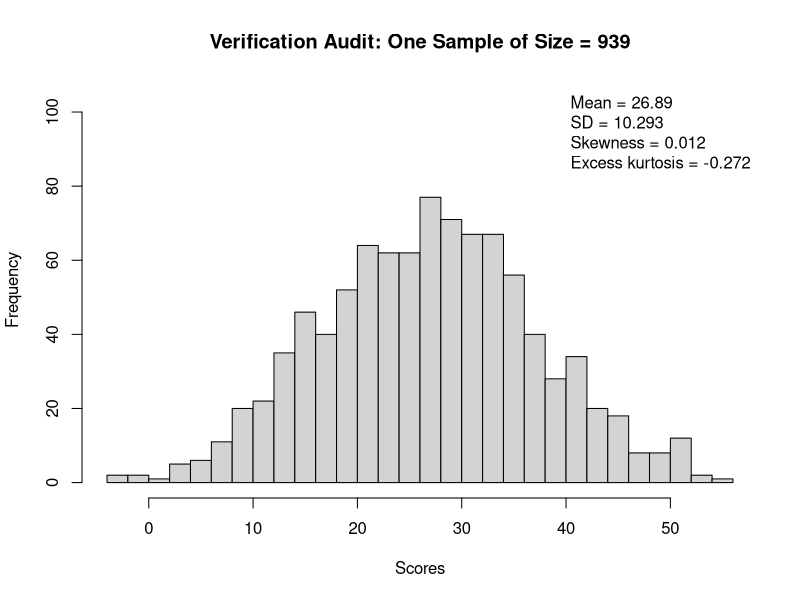
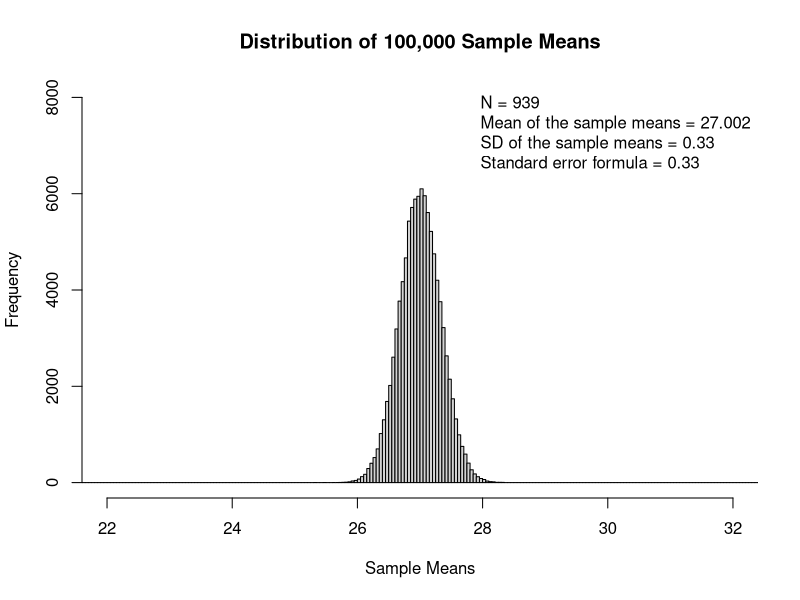

Source code (R) for these figures, in order:
# ---------------------------------------------------------------------
# SAMPLING ERROR SIMULATION
# ---------------------------------------------------------------------

# SIMULATION INPUTS ----

pop_mean <- 27        # population mean
pop_sd <- 10.10       # population standard deviation
sample_N <- 939       # sample size

# ---------------------------------------------------------------------
# SIMULATION CODE
# ---------------------------------------------------------------------

# VERIFICATION AUDIT ----

# makes the results identical every time the script is run
set.seed(250)

# draw a single sample of scores from the population
mysample <- rnorm(n = sample_N, mean = pop_mean, sd = pop_sd)

# mean, standard deviation, skewness, and excess kurtosis of the sample
audit_mean <- mean(mysample)
audit_sd <- sd(mysample)
audit_skew <- mean((mysample - audit_mean)^3) / audit_sd^3
audit_kurt <- mean((mysample - audit_mean)^4) / audit_sd^4 - 3

# tallest bar in the audit histogram, used to leave room for the legend
audit_barheight <- max(hist(mysample, breaks = 25, plot = FALSE)$counts)

# graph the sample
hist(mysample, breaks = 25,
     ylim = c(0, audit_barheight * 1.35),
     main = paste('Verification Audit: One Sample of Size =', sample_N),
     xlab = 'Scores')

legend('topright', bty = 'n',
       legend = c(paste('Mean =', round(audit_mean, 3)),
                  paste('SD =', round(audit_sd, 3)),
                  paste('Skewness =', round(audit_skew, 3)),
                  paste('Excess kurtosis =', round(audit_kurt, 3))))

# DRAW 100,000 RANDOM SAMPLES ----

# create an empty vector to hold the 100,000 sample means
samplemeans <- rep(0, 100000)

# draw a sample, compute its mean, and store the mean; repeat 100,000 times
for(s in 1:100000){
  sampledata <- rnorm(n = sample_N, mean = pop_mean, sd = pop_sd)
  samplemeans[s] <- mean(sampledata)
}

# EXAMINE THE SAMPLING DISTRIBUTION ----

# horizontal axis half-width
plot_halfwidth <- 5

# histogram bin width, also held constant so the bars are comparable
bin_width <- 0.05

# vertical axis maximum, held constant so bar heights are comparable
plot_maxcount <- 8000

# graph the 100,000 sample means with fixed bin width and axis ranges so graphs are comparable
hist(samplemeans,
     breaks = seq(pop_mean - 50, pop_mean + 50, by = bin_width),
     xlim = c(pop_mean - plot_halfwidth, pop_mean + plot_halfwidth),
     ylim = c(0, plot_maxcount),
     main = 'Distribution of 100,000 Sample Means',
     xlab = 'Sample Means')

legend('topright', bty = 'n',
       legend = c(paste('N =', sample_N),
                  paste('Mean of the sample means =', round(mean(samplemeans), 3)),
                  paste('SD of the sample means =', round(sd(samplemeans), 3)),
                  paste('Standard error formula =', round(pop_sd / sqrt(sample_N), 3))))
